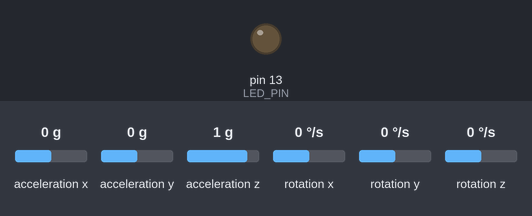
The sketch below on a simulated Arduino Uno, built with avr-gcc and run on an emulated ATmega328P. Parts: output pins drawn as LEDs (lit = HIGH). The test bench sets the inputs (shaded band); at power-on: acceleration z 1 g, rotation z 0 °/s, acceleration x 0 g, acceleration y 0 g, rotation x 0 °/s, rotation y 0 °/s. What the sketch prints to the serial monitor is not drawn.

Above: at 0.1 s.
At 1.01 s:
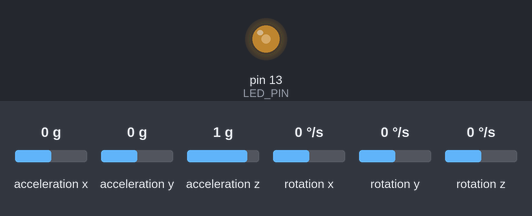
1.3 s: acceleration z set to 0 g
3.2 s: rotation z set to -192 °/s
At 4.11 s:
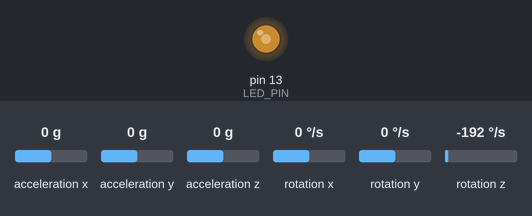
6.2 s: acceleration x set to -1.4 g
9.2 s: acceleration y set to -1.4 g
Timing chart, 0 to 13.2 s (numbered marks = the images above; inputs shaded):
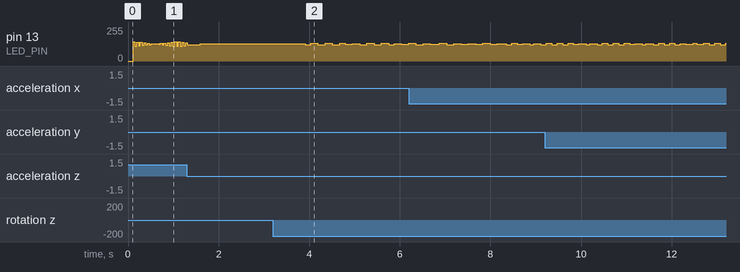

The sketch:

MPU6050_complementary.ino
```cpp
#include "Wire.h"
#include "I2Cdev.h"
#include "MPU6050_6Axis_MotionApps20.h"
MPU6050 mpu;

#define LED_PIN 13 // (Arduino is 13, Teensy is 11, Teensy++ is 6)
bool blinkState = false;

// Use the following global variables and access functions to help store the overall
// rotation angle of the sensor
unsigned long last_read_time;
float         last_x_angle;  // These are the filtered angles
float         last_y_angle;
float         last_z_angle;
float         last_gyro_x_angle;  // Store the gyro angles to compare drift
float         last_gyro_y_angle;
float         last_gyro_z_angle;

void set_last_read_angle_data(unsigned long time, float x, float y, float z, float x_gyro, float y_gyro, float z_gyro) {
  last_read_time = time;
  last_x_angle = x;
  last_y_angle = y;
  last_z_angle = z;
  last_gyro_x_angle = x_gyro;
  last_gyro_y_angle = y_gyro;
  last_gyro_z_angle = z_gyro;
}

inline unsigned long get_last_time() {return last_read_time;}
inline float get_last_x_angle() {return last_x_angle;}
inline float get_last_y_angle() {return last_y_angle;}
inline float get_last_z_angle() {return last_z_angle;}
inline float get_last_gyro_x_angle() {return last_gyro_x_angle;}
inline float get_last_gyro_y_angle() {return last_gyro_y_angle;}
inline float get_last_gyro_z_angle() {return last_gyro_z_angle;}

//  Use the following global variables
//  to calibrate the gyroscope sensor and accelerometer readings
float    base_x_gyro = 0;
float    base_y_gyro = 0;
float    base_z_gyro = 0;
float    base_x_accel = 0;
float    base_y_accel = 0;
float    base_z_accel = 0;

// This global variable tells us how to scale gyroscope data
float    GYRO_FACTOR;

// This global varible tells how to scale acclerometer data
float    ACCEL_FACTOR;

// Variables to store the values from the sensor readings
int16_t ax, ay, az;
int16_t gx, gy, gz;

unsigned long startLoop = 0;
unsigned long loopTime = 1;
unsigned int freq = 0;

// ================================================================
// ===                CALIBRATION_ROUTINE                       ===
// ================================================================
// Simple calibration - just average first few readings to subtract
// from the later data
void calibrate_sensors() {
  int       num_readings = 10;

  // Discard the first reading (don't know if this is needed or
  // not, however, it won't hurt.)
  mpu.getMotion6(&ax, &ay, &az, &gx, &gy, &gz);

  // Read and average the raw values
  for (int i = 0; i < num_readings; i++) {
    mpu.getMotion6(&ax, &ay, &az, &gx, &gy, &gz);
    base_x_gyro += gx;
    base_y_gyro += gy;
    base_z_gyro += gz;
    base_x_accel += ax;
    base_y_accel += ay;
    base_y_accel += az;
  }

  base_x_gyro /= num_readings;
  base_y_gyro /= num_readings;
  base_z_gyro /= num_readings;
  base_x_accel /= num_readings;
  base_y_accel /= num_readings;
  base_z_accel /= num_readings;
}

void setup() {
  // put your setup code here, to run once:
  Wire.begin();
  Serial.begin(57600);

  // Set the full scale range of the gyro
  uint8_t FS_SEL = 0;
  //mpu.setFullScaleGyroRange(FS_SEL);

  // get default full scale value of gyro - may have changed from default
  // function call returns values between 0 and 3
  uint8_t READ_FS_SEL = mpu.getFullScaleGyroRange();
  Serial.print("FS_SEL = ");
  Serial.println(READ_FS_SEL);
  GYRO_FACTOR = 131.0/(FS_SEL + 1);


  // get default full scale value of accelerometer - may not be default value.
  // Accelerometer scale factor doesn't reall matter as it divides out
  uint8_t READ_AFS_SEL = mpu.getFullScaleAccelRange();
  Serial.print("AFS_SEL = ");
  Serial.println(READ_AFS_SEL);

  pinMode(LED_PIN, OUTPUT);

  // get calibration values for sensors
  calibrate_sensors();
  set_last_read_angle_data(millis(), 0, 0, 0, 0, 0, 0);
}

void loop() {
  // put your main code here, to run repeatedly:
  const float RADIANS_TO_DEGREES = 57.2958; //180/3.14159
  startLoop = micros();

  mpu.getMotion6(&ax, &ay, &az, &gx, &gy, &gz);

  // Get time of last raw data read
  unsigned long t_now = millis();

  // Remove offsets and scale gyro data
  float gyro_x = (gx - base_x_gyro)/GYRO_FACTOR;
  float gyro_y = (gy - base_y_gyro)/GYRO_FACTOR;
  float gyro_z = (gz - base_z_gyro)/GYRO_FACTOR;
  float accel_x = ax; // - base_x_accel;
  float accel_y = ay; // - base_y_accel;
  float accel_z = az; // - base_z_accel;


  float accel_angle_y = atan(-1*accel_x/sqrt(pow(accel_y,2) + pow(accel_z,2)))*RADIANS_TO_DEGREES;
  float accel_angle_x = atan(accel_y/sqrt(pow(accel_x,2) + pow(accel_z,2)))*RADIANS_TO_DEGREES;
  float accel_angle_z = 0;

  // Compute the (filtered) gyro angles
  float dt =(t_now - get_last_time())/1000.0;
  float gyro_angle_x = gyro_x*dt + get_last_x_angle();
  float gyro_angle_y = gyro_y*dt + get_last_y_angle();
  float gyro_angle_z = gyro_z*dt + get_last_z_angle();

  // Compute the drifting gyro angles
  float unfiltered_gyro_angle_x = gyro_x*dt + get_last_gyro_x_angle();
  float unfiltered_gyro_angle_y = gyro_y*dt + get_last_gyro_y_angle();
  float unfiltered_gyro_angle_z = gyro_z*dt + get_last_gyro_z_angle();

  // Apply the complementary filter to figure out the change in angle - choice of alpha is
  // estimated now.  Alpha depends on the sampling rate...
  const float alpha = 0.96;
  float angle_x = alpha*gyro_angle_x + (1.0 - alpha)*accel_angle_x;
  float angle_y = alpha*gyro_angle_y + (1.0 - alpha)*accel_angle_y;
  float angle_z = gyro_angle_z;  //Accelerometer doesn't give z-angle

  // Update the saved data with the latest values
  set_last_read_angle_data(t_now, angle_x, angle_y, angle_z, unfiltered_gyro_angle_x, unfiltered_gyro_angle_y, unfiltered_gyro_angle_z);

   //Serial.print("CMP:");
   Serial.print(get_last_x_angle(), 2);
   Serial.print(" ");
   Serial.print(get_last_y_angle(), 2);
   Serial.print(" ");
   Serial.println(-get_last_z_angle(), 2);
//   Serial.print("\t");
//   Serial.println(freq);

   blinkState = !blinkState;
   digitalWrite(LED_PIN, blinkState);
}
```

Measured:
- after the input at 3.2 s, pin 13 (LED_PIN): 129/255 → 123/255 after 0.71 s, → 132/255 0.12 s later, → 123/255 0.16 s later, → 132/255 0.16 s later, … (16 changes in this stretch)
